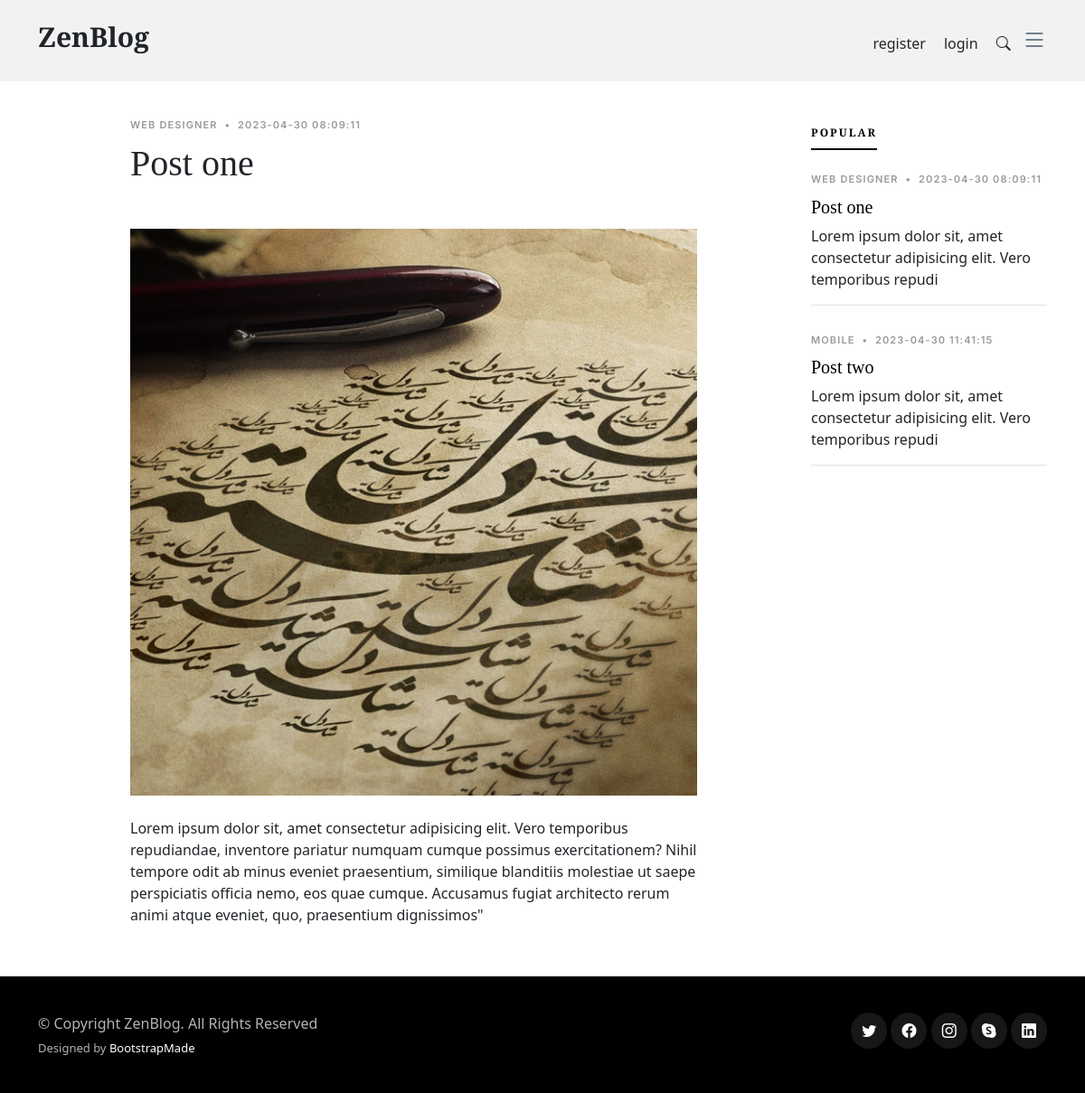
Page /post.php?post_id=3 on the committed database.
### tables this page shows
CREATE TABLE `posts` (
  `id` int NOT NULL,
  `title` varchar(255) NOT NULL,
  `category_id` int NOT NULL,
  `image` varchar(255) NOT NULL,
  `status` tinyint NOT NULL DEFAULT '1',
  `body` text NOT NULL,
  `created_at` datetime NOT NULL,
  `updated_at` datetime DEFAULT NULL
);

CREATE TABLE `categories` (
  `id` int NOT NULL,
  `name` varchar(255) NOT NULL,
  `parent_id` int DEFAULT NULL,
  `created_at` datetime NOT NULL,
  `updated_at` datetime DEFAULT NULL
);

### functions/helpers.php (called while the page is built, shortened)
<?php
function asset($file)
{
    return trim(BASE_URL,'/ '). '/'. trim($file, '/ ');
}

### post.php (the view, shortened to what this page needs)
<?php
require_once 'functions/helpers.php';
global $pdo;
?>
<!DOCTYPE html>
<html lang="en">
<?php require_once 'layout/head.php'?>
<body>
<?php require_once 'layout/header.php'?>
  <main id="main">
    <section class="single-post-content">
        <div class="container">
            <div class="row">
            <div class="col-md-9 post-content" data-aos="fade-up">
                <?php
                $query = "SELECT posts.*, categories.name as category_name FROM `posts` LEFT JOIN `categories` ON posts.category_id=categories.id WHERE posts.status= 1 AND posts.id=?;";
                $statement = $pdo->prepare($query);
                $statement->execute([
                $_GET['post_id']
                ]);
                $post= $statement->fetch();
                if($post !== false){?>
                <div class="single-post">
                    <div class="post-meta"><span class="date"><?=$post->category_name?></span> <span class="mx-1">&bullet;</span> <span><?=$post->created_at?></span></div>
                    <h1 class="mb-5"><?=$post->title?></h1>
                    <figure class="my-4">
                        <img src="<?= asset($post->image)?>" alt="" class="img-fluid">
                    </figure>
                    <p><?= $post->body?></p>
                </div>
                <?php }else{?>
                    Not found
                <?php }?>
            </div>
            <div class="col-md-3">
                <div class="aside-block">
                    <ul class="nav nav-pills custom-tab-nav mb-4" id="pills-tab" role="tablist">
                    <li class="nav-item" role="presentation">
                        <button class="nav-link active" id="pills-popular-tab" data-bs-toggle="pill" data-bs-target="#pills-popular" type="button" role="tab" aria-controls="pills-popular" aria-selected="true">Popular</button>
                    </li>
                    </ul>
                    <div class="tab-content" id="pills-tabContent">
                        <div class="tab-pane fade show active" id="pills-popular" role="tabpanel" aria-labelledby="pills-popular-tab">
                            <?php
                            $query="SELECT posts.*, categories.name as category_name FROM `posts` LEFT JOIN `categories` ON posts.category_id=categories.id WHERE posts.status=1;";
                            $statement= $pdo->prepare($query);
                            $statement->execute();
                            $posts=$statement->fetchAll();
                            foreach($posts as $post){?>
                                <div class="post-entry-1 border-bottom">
                                    <div class="post-meta">
                                        <span class="date"><?=$post->category_name?></span>
                                        <span class="mx-1">&bullet;</span>
                                        <span><?=$post->created_at?></span>
                                    </div>
                                    <h2 class="mb-2">
                                        <a href="#"><?=$post->title?></a>
                                    </h2>
                                    <div class="author mb-3 d-block">
                                        <?=substr($post->body,0, 80 )?>
                                    </div>
                                </div>
                            <?php }?>
                        </div>
                    </div>
                </div>
            </div>
            </div>
        </div>
        </section>
  </main>
<?php require_once 'layout/footer.php'?>
</body>
</html>

### assets/css/variables.css (style rules this page uses)
:root { --font-default: 'EB Garamond', system-ui, -apple-system, "Segoe UI", Roboto, "Helvetica Neue", Arial, "Noto Sans", "Liberation Sans", sans-serif, "Apple Color Emoji", "Segoe UI Emoji", "Segoe UI Symbol", "Noto Color Emoji"; --font-primary: 'EB Garamond', serif; --font-secondary: 'Inter', sans-serif; --color-default: #212529; --color-default-rgb: 33, 37, 41; --color-links: #212529; --color-links-hover: #15171a; --color-primary: #212529; --color-primary-light: #26282c; --color-primary-dark: #0b0c0e; --color-primary-rgb: 33, 37, 41; --color-primary-light-rgb: 38, 40, 44; --color-primary-dark-rgb: 11, 12, 14; --color-secondary: #596d80; --color-secondary-light: #8498aa; --color-secondary-dark: #404f5c; --color-secondary-rgb: 89, 109, 128; --color-secondary-light-rgb: 132, 152, 170; --color-secondary-dark-rgb: 64, 79, 92; --color-blue: #0d6efd; --color-blue-rgb: 13, 110, 253; --color-indigo: #6610f2; --color-indigo-rgb: 102, 16, 242; --color-purple: #6f42c1; --color-purple-rgb: 111, 66, 193; --color-pink: #f3268c; --color-pink-rgb: 243, 38, 140; --color-red: #df1529; --color-red-rgb: 223, 21, 4; --color-orange: #fd7e14; --color-orange-rgb: 253, 126, 20; --color-yellow: #ffc107; --color-yellow-rgb: 255, 193, 7; --color-green: #059652; --color-green-rgb: 5, 150, 82; --color-teal: #20c997; --color-teal-rgb: 32, 201, 151; --color-cyan: #0dcaf0; --color-cyan-rgb: 13, 202, 240; --color-white: #ffffff; --color-white-rgb: 255, 255, 255; --color-gray: #6c757d; --color-gray-rgb: 108, 117, 125; --color-black: #000000; --color-black-rgb: 0, 0, 0; }
:root { --bs-blue: var(--color-blue); --bs-indigo: var(--color-indigo); --bs-purple: var(--color-purple); --bs-pink: var(--color-pink); --bs-red: var(--color-red); --bs-orange: var(--color-orange); --bs-yellow: var(--color-yellow); --bs-green: var(--color-green); --bs-teal: var(--color-teal); --bs-cyan: var(--color-cyan); --bs-white: var(--color-white); --bs-gray: var(--color-gray); --bs-gray-dark: #343a40; --bs-gray-100: #f8f9fa; --bs-gray-200: #e9ecef; --bs-gray-300: #dee2e6; --bs-gray-400: #ced4da; --bs-gray-500: #adb5bd; --bs-gray-600: #6c757d; --bs-gray-700: #495057; --bs-gray-800: #343a40; --bs-gray-900: #212529; --bs-primary: var(--color-blue); --bs-secondary: var(--color-blue); --bs-success: #198754; --bs-info: #0dcaf0; --bs-warning: #ffc107; --bs-danger: #dc3545; --bs-light: #f8f9fa; --bs-dark: #212529; --bs-primary-rgb: var(--color-primary-rgb); --bs-secondary-rgb: var(--color-secondary-rgb); --bs-success-rgb: 25, 135, 84; --bs-info-rgb: 13, 202, 240; --bs-warning-rgb: 255, 193, 7; --bs-danger-rgb: 220, 53, 69; --bs-light-rgb: 248, 249, 250; --bs-dark-rgb: 33, 37, 41; --bs-white-rgb: var(--color-white-rgb); --bs-black-rgb: var(--color-black-rgb); --bs-body-color-rgb: var(--color-default-rgb); --bs-body-bg-rgb: 255, 255, 255; --bs-font-sans-serif: var(--font-default); --bs-font-monospace: SFMono-Regular, Menlo, Monaco, Consolas, "Liberation Mono", "Courier New", monospace; --bs-gradient: linear-gradient(180deg, rgba(255, 255, 255, 0.15), rgba(255, 255, 255, 0)); --bs-body-font-family: var(--font-default); --bs-body-font-size: 1rem; --bs-body-font-weight: 400; --bs-body-line-height: 1.5; --bs-body-color: var(--color-default); --bs-body-bg: #fff; }

### rows in the picture
posts: category.name "WEB DESIGNER", created_at "2023-04-30 08:09:11", title "Post one", image (picture), body "Lorem ipsum dolor sit, amet consectetur adipisicing elit. Vero temporibus repudiandae, inventore pariatur numquam cumque possimus exercitationem? Nihil tempore odit ab minus eveniet praesentium, similique blanditiis molestiae ut saepe perspiciatis officia nemo, eos quae cumque. Accusamus fugiat architecto rerum animi atque eveniet, quo, praesentium dignissimos\"", body "Lorem ipsum dolor sit, amet consectetur adipisicing elit. Vero temporibus repudi"
posts: category.name "MOBILE", created_at "2023-04-30 11:41:15", title "Post two", body "Lorem ipsum dolor sit, amet consectetur adipisicing elit. Vero temporibus repudi"
